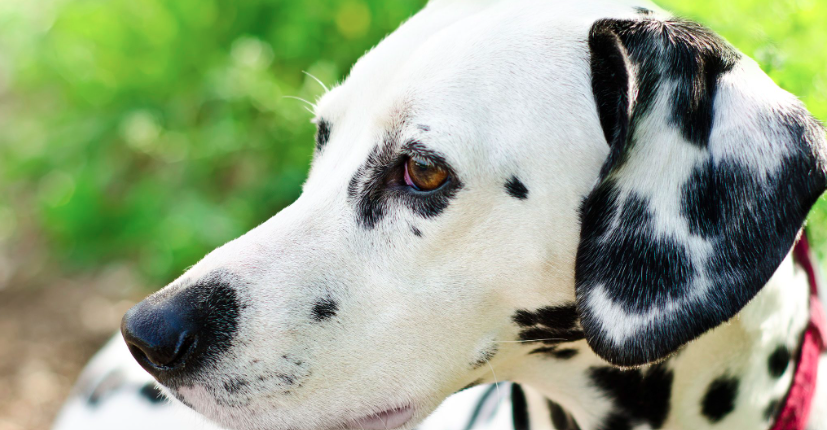
#> input picture images/perro.png, 827 x 430 px, found by its file name
$ jupyter execute notebook.ipynb
#> lines starting #> are read from the running program, lines starting #| are printed output that depends on the picture
### HW1

[cell 1]
#fig 2

import numpy as np

# Modified x array
x = np.array([[12,22,33,]])
print("x:\n{}".format(x))
# Size of x: (1,3)

# Size of x_matrix: (3,3)
x_matrix = np.array([[10, 20, 30],  [40, 50, 60],  [70, 80, 90]])
print("x_matrix:\n{}".format(x_matrix))

# Size of eye_matrix: (2,2)
eye_matrix = np.eye(2)
print("eye_matrix:\n{}".format(eye_matrix))


x_array = np.arange(0,16,2)
print("x_array:\n{}".format(x_array))
# Size of x_array(8,)


x_array_two = np.linspace(0, 15, num=4)
print("x_array_two:\n{}".format(x_array_two))
# Size of x_array_two: (4,)

print("1_element:\n{}".format(x_array[0]))

print("2_element:\n{}".format(x_array[1]))

[cell 2]
import matplotlib.pyplot as plt
import numpy as np

# Original x value: x = np.arange(0, 10, 0.1)
x = np.arange(0, 25, 0.25)

# Original y value: y = np.sin(x)
y = np.sin(x*2)
plt.plot(x, y, marker="o")
plt.show()
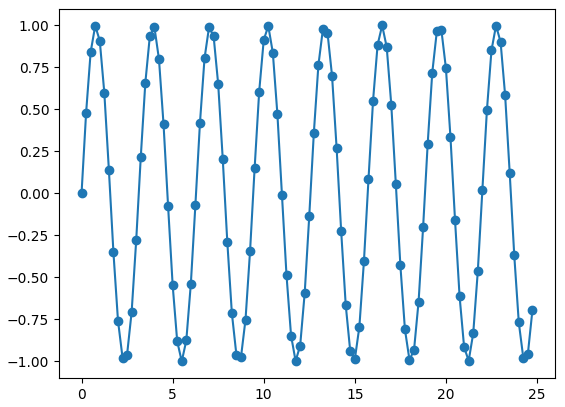
#> figure drawn by matplotlib, 1 panel; curve peaks at x = 16.5, y = 1

[cell 3]
import matplotlib.pyplot as plt
import numpy as np

x = np.linspace(-20,20,100)

y_sin = np.sin(x)
y_cos = np.cos(x)

fig, opt = plt.subplots(2,2)
opt[0, 0].plot(x, y_sin)
opt[0, 0].set_title('Sin(x)')
opt[1,0].plot(x, x**2)
opt[1,0].set_title('x^2')

#hwk

opt[0,1].plot(x,y_cos)
opt[0,1].set_title('Cos(x)')

opt[1,1].plot(x,x**3)
opt[1,1].set_title('x^3')

plt.show()
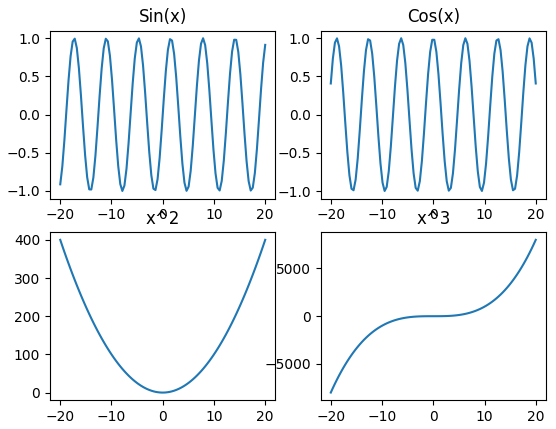
#> figure drawn by matplotlib, 4 panels; panel 1: curve peaks at x = 7.88, y = 1; panel 2: curve peaks at x = -6.26, y = 1; panel 3: curve peaks at x = -20, y = 400; panel 4: curve peaks at x = 20, y = 8000

[cell 4]
import pandas as pd

# format json file
data =data = {
    'Name': ["Sonic", "Shadow", "Twilight", "Lola", "Sofia", "Miguel", "Isabella"],
    'Age': ["22", "34", "48", "60", "28", "100", "35"],
    'Hobbies': ["Reading", "Gaming", "Cooking", "Gardening", "Photography", "Traveling", "Painting"],
    'Gender': ["Non-binary", "Male", "Female", "Male", "Female", "Non-binary", "Female"]
}

# data frame using pandas
data_frame = pd.DataFrame(data)

# for visualization
data_frame.head(2)

json_output = data_frame.head(2).to_json(orient='records', indent=4)
print(json_output)

data_frame.to_json('people_info.json', orient='records', indent=4)

# iloc to select specific rows
selected_rows_iloc = data_frame.iloc[0:4]
print("\nSelected rows using iloc (all rows):\n", selected_rows_iloc)

# Use loc to select specific columns
selected_columns_loc = data_frame.loc[:, ['Name', 'Hobbies']]
print("\nSelected columns using loc (Name and Hobbies for all rows):\n", selected_columns_loc)

[cell 5]
from skimage import io

image = io.imread('C:/Users/andad/Desktop/ML/HWK 1/images/perro.png')
#> image is the input picture: shape (430, 827, 4); mean R, G, B, A 148.4, 162.5, 131.6, 255
io.imshow(image)

[cell 6]
from skimage import exposure
from skimage import io
from pylab import *

image = io.imread('C:/Users/andad/Desktop/ML/HWK 1/images/perro.png')

gamma_correction_one = exposure.adjust_gamma(image, 0.3) # Changed to 0.3, the image becomes clearer
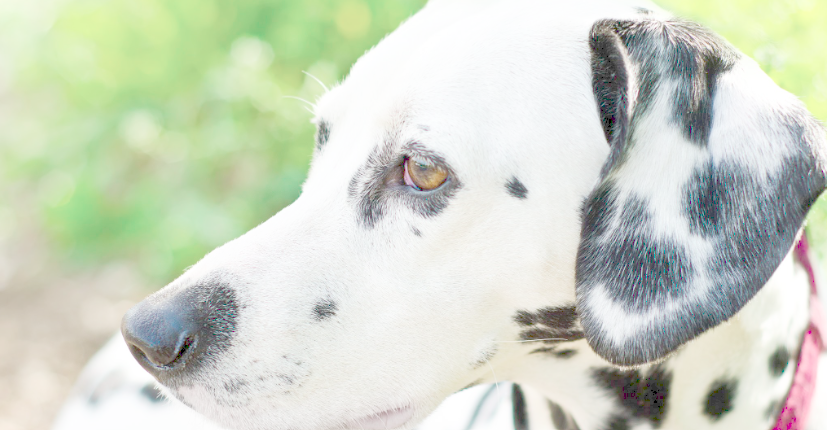
#> gamma_correction_one: shape (430, 827, 4); mean R, G, B, A 207.1, 214.4, 198.4, 255
gamma_correction_two = exposure.adjust_gamma(image, 20) # Changed to 20, the image becomes darker
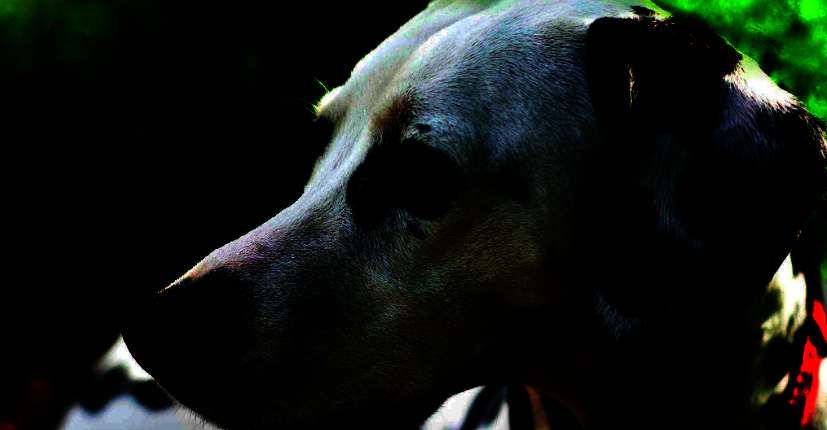
#> gamma_correction_two: shape (430, 827, 4); mean R, G, B, A 18.2, 22.8, 19.4, 255
sigmoid_image = exposure.adjust_sigmoid(image, cutoff=0.3, gain=33) # Used the sigmoid function
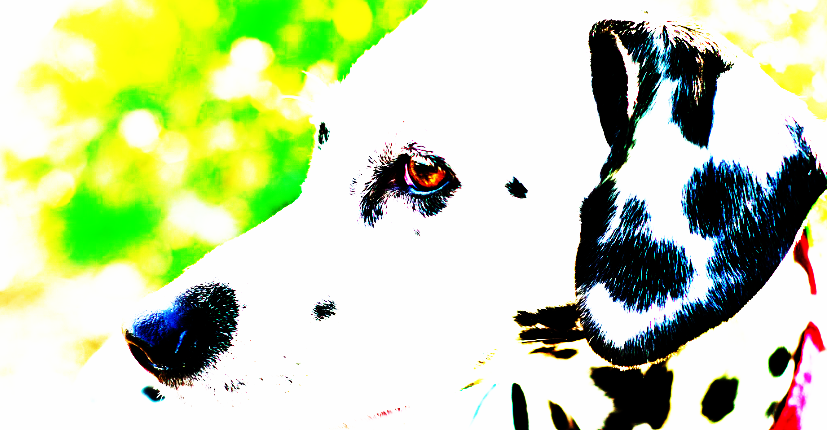
#> sigmoid_image: shape (430, 827, 4); mean R, G, B, A 200, 213.2, 171.2, 254; transparent parts drawn white

figure(0)
io.imshow(gamma_correction_one)

figure(1)
io.imshow(gamma_correction_two)

figure(2)
io.imshow(sigmoid_image)

io.show()
